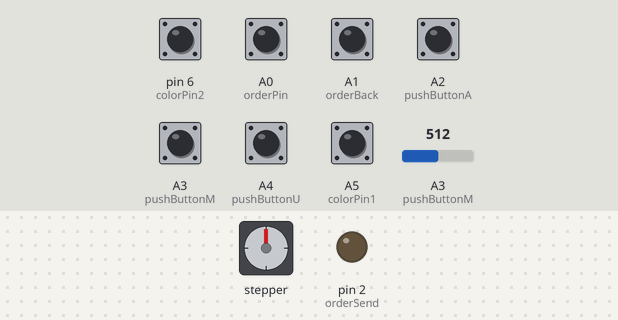
A sketch run on a simulated Arduino Uno, built with avr-gcc and run on an emulated ATmega328P. On the bench: stepper motor, output pins drawn as LEDs (lit = HIGH). Wiring (inferred from the names in the program): stepper motor driver (200 steps per turn assumed): step pin 3; direction pin 4. The inputs (shaded band) are chosen by the test bench; at power-on: A0 (orderPin), A1 (orderBack), A2 (pushButtonA), A3 (pushButtonM), A4 (pushButtonU), A5 (colorPin1), pin 6 (colorPin2) HIGH, A3 (pushButtonM) = 512. Pins used as bus, display or sensor lines are not drawn; what the sketch prints to the serial monitor is not drawn.

Above: at 1.2 s.
1.3 s: A0 (orderPin) pulled LOW for 0.15 s
At 2.3 s:
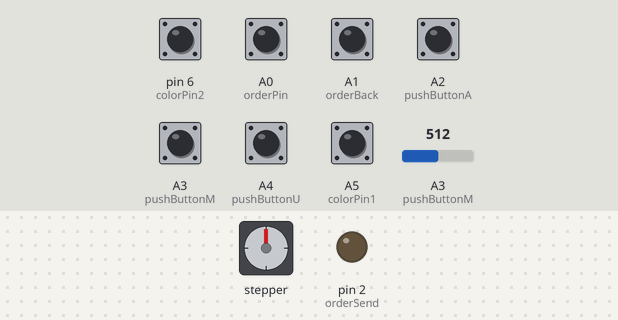
4.4 s: A2 (pushButtonA) pulled LOW for 1 s
8.4 s: A3 (pushButtonM) pulled LOW for 0.15 s
At 8.8 s:
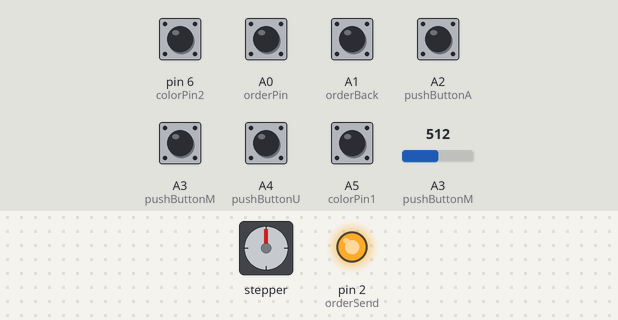
11.5 s: A4 (pushButtonU) pulled LOW for 0.15 s
At 11.9 s:
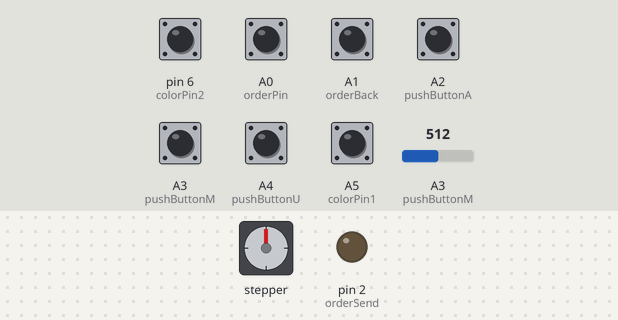
13.1 s: A0 (orderPin) pulled LOW for 1 s
At 13.9 s:
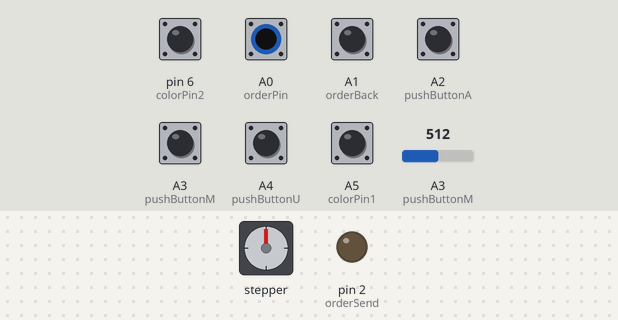
17.1 s: A2 (pushButtonA) pulled LOW for 0.15 s
Timing chart, 0 to 67.7 s (numbered marks = the images above; inputs shaded):
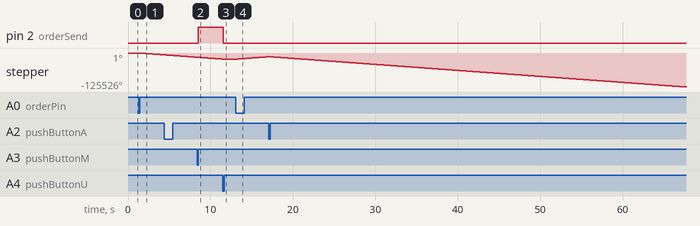

The sketch:

sketch_aug25a.ino
```cpp
#define orderSend 2
#define stepPin 3
#define dirPin 4
#define orderPin A0
#define orderBack A1
#define pushButtonA A2
#define pushButtonM A3
#define pushButtonU A4
#define colorPin1 A5
#define colorPin2 6
#define stepA 2500
#define stepU 2500

void setup() {
  Serial.begin(9600);
  pinMode(stepPin, OUTPUT);
  pinMode(dirPin, OUTPUT);
  pinMode(orderSend, OUTPUT);
  pinMode(orderPin, INPUT_PULLUP);
  pinMode(orderBack, INPUT_PULLUP);
  pinMode(pushButtonA, INPUT_PULLUP);
  pinMode(pushButtonM, INPUT_PULLUP);
  pinMode(pushButtonU, INPUT_PULLUP);
  pinMode(colorPin1, INPUT_PULLUP);
  pinMode(colorPin2, INPUT_PULLUP);
  digitalWrite(stepPin, LOW);
  digitalWrite(dirPin, LOW);
  digitalWrite(orderSend, LOW);
}
void Step(int s)
{
  for (int a = 0; a < s; a++)
  {
    digitalWrite(stepPin, HIGH);
    delayMicroseconds(400);
    digitalWrite(stepPin, LOW);
    delayMicroseconds(400);
  }
  Serial.print("电机:  ");Serial.println(s);
}
void abandon()
{
  digitalWrite(dirPin, HIGH);
  delay(5);
  int ba = digitalRead(pushButtonA);
  int bu = digitalRead(pushButtonU);
  int bm = digitalRead(pushButtonM);
  while(ba && bu)
  {
      Step(200);
      ba = digitalRead(pushButtonA);
      bu = digitalRead(pushButtonU);
      Serial.println("Abandon1");
    }
  digitalWrite(dirPin, LOW);
  Serial.println("丢弃");
  digitalWrite(orderSend,LOW);
}
void use()
{
  digitalWrite(dirPin, LOW);
  if (digitalRead(orderBack))//炮台就绪时拉高电位
  {
    int ba = digitalRead(pushButtonA);
    int bu = digitalRead(pushButtonU);
    int bm = digitalRead(pushButtonM);
    while(ba && bu)
  {
      Step(200);
      ba = digitalRead(pushButtonA);
      bu = digitalRead(pushButtonU);
      Serial.println("Abandon");
    }
    digitalWrite(dirPin, HIGH);
    Serial.println("使用");
    digitalWrite(orderSend,LOW);
  }
    Serial.println("Use");
}
void pink()
{
  Serial.println("Pink");
  digitalWrite(dirPin, LOW);Serial.println(digitalRead(orderBack));
  if (digitalRead(orderBack))//炮台就绪时拉高电位
  {
    int ba = digitalRead(pushButtonA);
    int bu = digitalRead(pushButtonU);
    int bm = digitalRead(pushButtonM);
        while(ba && bu)
  {
      Step(200);
      ba = digitalRead(pushButtonA);
      bu = digitalRead(pushButtonU);
    }
    digitalWrite(dirPin, HIGH);
    Serial.println("粉色");
    digitalWrite(orderSend,LOW);
  }
}
void Ready()
{
  Serial.println("Ready");
  delay(2);
  int ba = digitalRead(pushButtonA);
  int bu = digitalRead(pushButtonU);
  int bm = digitalRead(pushButtonM);
  while(ba && bu && bm)
  {
      Step(200);
      ba = digitalRead(pushButtonA);
      bu = digitalRead(pushButtonU);
      bm = digitalRead(pushButtonM);
      Serial.println("***************");
    }
  if (!ba)
      {
        digitalWrite(dirPin, LOW);
        while(bm)
        {
          Step(200);
          bm = digitalRead(pushButtonM);
          Serial.println("********A-M");
          Serial.println(analogRead(pushButtonM));
          }
      }
    else {
          if (!bu)
           {
            digitalWrite(dirPin, HIGH);
            while(bm)
        {
          Step(200);
          bm = digitalRead(pushButtonM);
          Serial.println("********U-M");
          Serial.println(analogRead(pushButtonM));
          }
           }
         }
}
void judge()
{

  Serial.println("judge");
  Ready();
//  delay(300);
  int color1=0,color2=0;
  for (int a = 0; a < 20; a++)
  {
    delay(2);
    color1 += digitalRead(colorPin1);
    color2 += digitalRead(colorPin2);
  }
  if (color1 <10)
    {
      if(color2>=10)
      abandon();
    }
  else {
         digitalWrite(orderSend,HIGH);
         if(color2<10)
         {
          use();
         }
         else pink();
       }
 /*      #define orderSend 2
#define stepPin 3
#define dirPin 4
#define orderPin A0
#define orderBack A1
#define pushButtonA A2
#define pushButtonM A3
#define pushButtonU A4
#define colorPin1 A5
#define colorPin2 A6
#define stepA 500
#define stepU 500
************************************
*#define con 20
#define Switch A0
#define orderOut1 3
#define orderOut2 4
*/
}
void loop()
{Serial.println(digitalRead(dirPin));
  Serial.println("loop");
  delay(2);
  int data = 0;
  for (int i = 0; i < 10; i++)
  {
    delay(2);
    data += digitalRead(orderPin);
  }
  if (data < 5)
  {Serial.println("judge");
  Ready();
//  delay(300);
  int color1=0,color2=0;
  for (int a = 0; a < 20; a++)
  {
    delay(2);
    color1 += digitalRead(colorPin1);
    color2 += digitalRead(colorPin2);
  }
  if (color1 <10)
    {
      if(color2>=10)
      abandon();
    }
  else {
         digitalWrite(orderSend,HIGH);
         if(color2<10)
         {
          use();
         }
         else pink();
       }}

}
```

Measured:
- after the input at 1.3 s, stepper: keeps turning counter-clockwise at about 2218°/s, starting at once
- after the input at 8.4 s, pin 2 (orderSend): LOW → HIGH after 0.10 s
- after the input at 11.5 s, pin 2 (orderSend): HIGH → LOW after 0.08 s; stepper: goes on until 11.6 s, then stays -22680°
- after the input at 13.1 s, stepper: keeps turning clockwise at about 2218°/s, starting at once
